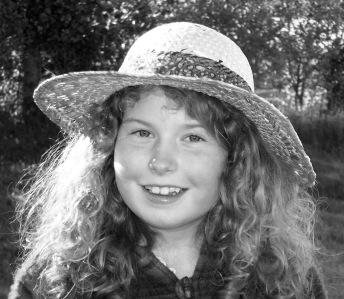
#> input picture image1_6.jpg, 344 x 299 px
$ python infotheory4_8.py
#> lines starting #> are read from the running program, lines starting #| are printed output that depends on the picture
### information_theory.py
"""Python (v2.7) code to accompany book:  Information Theory by JV Stone, 2015.
File: information_theory.py.
Author: John De Pledge.
Copyright: 2015, JV Stone, Psychology Department, Sheffield University,
                    Sheffield, England.
This code can be downloaded from
    http://jim-stone.staff.shef.ac.uk/BookInfoTheory/InfoTheoryPython.html
Creative Commons License (http://creativecommons.org/licenses/by-nc/4.0/).
You are free to share and adapt for non-commercial purposes only.

Summary: Library module with functions for calculating entropy from various
distributions."""

# Notes on list comprehensions e.g totals = [sum(row) for row in rows]
#
# The square brackets denote a list comprehension, which is read from
# left to right.
# In words : Make a list of the sum of each row for each row in rows.
#
# More on list comprehensions here:
# http://www.pythonforbeginners.com/basics/list-comprehensions-in-python


from collections import Counter
import math


def entropy_from_probabilities(probabilities):
    """Arguments:
            probabilities:  iterable, a probability distribution
       returns:
            HX:  float, the entropy of the passed distribution"""

    # Check we have a valid list of probabilities
    probabilities = valid_probabilities(probabilities)

    # Set entropy count to zero
    HX = 0

    # Loop over all probabilities and sum the entropy from each (Eq 2.52 P37)
    for px in probabilities:
        HX = HX + px * log2(1.0/px)

    return HX


# [62 lines left out: functions entropy_from_frequencies, entropy_from_sample, diff_entropy_from_frequencies, not called in this run]


def row_totals(distribution):
    """Arguments:
            distribution:  a list of lists.  A 2D array.
       returns:
            totals:  list, the row totals of the passed distributizon"""

    # Make a list of the sum of each row for each row in the distribution.

    totals = [sum(row) for row in distribution]

    return totals


def col_totals(distribution):
    """Arguments:
            distribution:  a list of lists.  A 2D array.
       returns:
            totals:  list, the column totals of the passed distribution"""

    # Initialise the totals list
    totals = []

    # Loop for each column
    for col in range(len(distribution[0])):

        # Make a list of the values of column col of row
        # for each row in distribution."
        colvalues = [row[col] for row in distribution]

        # Store the sum of the column values
        totals.append(sum(colvalues))

    return totals


def flatten(distribution):
    """Arguments:
            distribution:  a list of lists.  A 2D array.
       returns:
            flatlist:  list, a 1D concatenation of the passed distribution"""

    flatlist = []                      # Initialise a flatlist
    for row in distribution:           # Loop for each row in the distribution
        for col in row:                # Loop for each column in the row
            flatlist.append(col)       # append the column value to flatlist

    return flatlist


def valid_probabilities(distribution):
    """Arguments:
            distribution:  a list of probabilities.
       returns:
            probabilities, list of valid probabilities. It removes zero values.

    All values should be positive.  The sum of the
    probabilities should be equal to 1.0 to 2 decimal places. """

    # Check the probabilities sum to 1.00 to 2 decimal places
    if round(sum(distribution), 2) != 1.0:
        raise ValueError('Probabilities do not sum to 1')

    # Check we have no negative values
    if min(distribution) < 0:
        raise ValueError('Negative probability')

    # Make a list of the probabilities in distribution where
    # the probability is greater than zero
    probabilities = [p for p in distribution if p > 0]

    return probabilities


def log2(posval):
    """Arguments:
            posval:  a postive number
       returns:
            result:  float, base 2 log of posval"""

    result = math.log(posval, 2)

    return result


def strrounddp(num, decimal_p):
    """Arguments:
            num:  the number to round
            decimal_p: integer, the number of decimal places
       returns:
            result, string x rounded to p sig figs. """

    if num == "":
        result = "0." + "0" * decimal_p
    else:
        fmt = "%." + str(decimal_p) + "f"
        result = fmt % round(float(num), decimal_p)

    return result


# [38 lines left out: functions cumulative_gaussian, erfcc, not called in this run]

### infotheory4_8.py
"""Python (v2.7) code to accompany book:  Information Theory by JV Stone, 2015.
File: infotheory4_8.py.
Author: John De Pledge.
Copyright: 2015, JV Stone, Psychology Department, Sheffield University,
                    Sheffield, England.
This code can be downloaded from
    http://jim-stone.staff.shef.ac.uk/BookInfoTheory/InfoTheoryPython.html
Creative Commons License (http://creativecommons.org/licenses/by-nc/4.0/).
You are free to share and adapt for non-commercial purposes only.

Summary: We show the binary images of Figures 4.8a & 4.8b, generate the joint probability
table and calculate the entropy values.  The actual values will
vary from run to run as we are generating the probability data using
random numbers.

Eq. 4.68	HX     = 0.850 bits
Eq. 4.71	HY     = 0.906 bits
Eq. 4.75	HXY    = 1.319 bits
Eq. 4.78	IXY    = 0.437 bits
Eq. 4.81	H(X|Y) = 0.415 bits
Eq. 4.84	H(Y|X) = 0.470 bits
Eq. 4.88	H(noise) = 0.469 bits
"""

import random
from matplotlib import pyplot
from PIL import Image
import information_theory as it

PNOISE = 0.1 # noise level added to binary image
SIGFIGS = 3

def main():
    """Main function for Python example for Fig. 4.8"""

    # Open the image
    image = Image.open("image1_6.jpg")
#> image is the input picture: PIL image 344x299 L; min 0, max 255, mean 111.9

    # Get image size
    xsize, ysize = image.size
#> xsize = 344; ysize = 299

    # Load pixels
    pixels = image.load()

    # Make a black and white image from the original
    # Loop over all pixels if greyscale value > 150 make black, else white
    for row in range(ysize):
        for col in range(xsize):
            if pixels[col, row] > 150:
                pixels[col, row] = 255
            else:
                pixels[col, row] = 0

    pyplot.figure("Example 4.8", figsize=(10, 8))

    # Show the black and white image
    pyplot.subplot(2, 2, 1)
    pyplot.title("Original (input, X)")
    pyplot.imshow(image, cmap='gray')
    pyplot.axis('off')

    # Initialise the joint probability of input-->output (ref Table 4.3 P99)
    jointprob = [[0.0, 0.0], [0.0, 0.0]]

    # each occurrence of a particular outcome is equivalent to a small
    # probability increment.
    probability_increment = 1.0 / (xsize * ysize)
#> probability_increment = 9.72e-06

    # Loop over all pixels and changes its state with probability PNOISE
    for row in range(0, ysize):
        for col in range(0, xsize):
            if random.random() >= (1.0 - PNOISE):
                if pixels[col, row]:
                    pixels[col, row] = 0
                    jointprob[1][0] += probability_increment
                else:
                    pixels[col, row] = 255
                    jointprob[0][1] += probability_increment
            elif pixels[col, row]:
                jointprob[1][1] += probability_increment
            else:
                jointprob[0][0] += probability_increment
#> after the loop, jointprob = [[0.651, 0.0721], [0.0283, 0.248]]

    # Show the noisy black and white image
    pyplot.subplot(2, 2, 2)
    pyplot.title("Noisy (output, Y)")
    pyplot.imshow(image, cmap='gray')
    pyplot.axis('off')

    col_total_probabilities = it.col_totals(jointprob)
#> col_total_probabilities = [0.68, 0.32]
    row_total_probabilities = it.row_totals(jointprob)
#> row_total_probabilities = [0.724, 0.276]

    allprobabilities = it.flatten(jointprob)
#> allprobabilities = [0.651, 0.0721, 0.0283, 0.248]

    # HX is the entropy of the input (original binary image)
    HX = it.entropy_from_probabilities(row_total_probabilities)

    # HY is the entropy of the output (noisy binary image)
    HY = it.entropy_from_probabilities(col_total_probabilities)

    # HXY is the entropy of the joint distribution
    HXY = it.entropy_from_probabilities(allprobabilities)

    # IXY = mutual information between input and output
    IXY = HX + HY - HXY    # Eq 4.76

    # Analytic value for noise Eq. 4.88
    noise = sum([p * it.log2(1.0 / p) for p in [PNOISE, 1.0 - PNOISE]])

    # Prepare the probability table for display
    tdat = [["Input=0",
             it.strrounddp(jointprob[0][0], SIGFIGS),
             it.strrounddp(jointprob[0][1], SIGFIGS),
             it.strrounddp(jointprob[0][0] + jointprob[0][1], SIGFIGS)],
            ["Input=1",
             it.strrounddp(jointprob[1][0], SIGFIGS),
             it.strrounddp(jointprob[1][1], SIGFIGS),
             it.strrounddp(jointprob[1][0] + jointprob[1][1], SIGFIGS)],
            ["Totals",
             it.strrounddp(jointprob[0][0] + jointprob[1][0], SIGFIGS),
             it.strrounddp(jointprob[0][1] + jointprob[1][1], SIGFIGS),
             it.strrounddp(sum(jointprob[0]) + sum(jointprob[1]), SIGFIGS)]]

    pyplot.subplot(2, 2, 3)
    pyplot.title('Joint Probabilities')
    pyplot.axis('off')
    pyplot.table(cellText=tdat,
                 colLabels=["State", "Output=0", "Output=1", "Totals"],
                 colLoc='center',
                 loc='best')

    # Prepare the calculated entropy/MI/noise table for display
    ents = [["H(X)", it.strrounddp(HX, SIGFIGS), "Eq. 4.68"],
            ["H(Y)", it.strrounddp(HY, SIGFIGS), "Eq. 4.71"],
            ["H(X,Y)", it.strrounddp(HXY, SIGFIGS), "Eq. 4.75"],
            ["I(X,Y)", it.strrounddp(IXY, SIGFIGS), "Eq. 4.78"],
            ["H(X|Y)", it.strrounddp(HX - IXY, SIGFIGS), "Eq. 4.81"],
            ["H(Y|X)", it.strrounddp(HY - IXY, SIGFIGS), "Eq. 4.84"],
            ["H(noise)", it.strrounddp(noise, SIGFIGS), "Eq. 4.88"]]

    pyplot.subplot(2, 2, 4)
    pyplot.title('Calculated Values')
    pyplot.axis('off')
    pyplot.table(cellText=ents,
                 colLabels=["Entity", "Bits", "Reference"],
                 colLoc='center',
                 loc='best')

    pyplot.show()
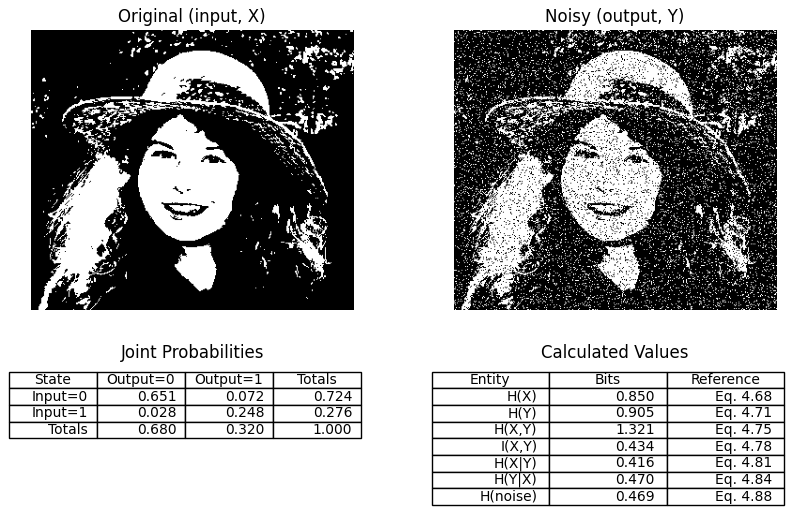
#> figure drawn by matplotlib, 2 panels

if __name__ == "__main__":
    main()
